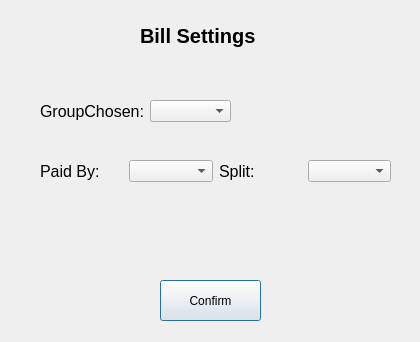
<?xml version="1.0" encoding="UTF-8"?>
<ui version="4.0">
 <class>BillOptionsDialog</class>
 <widget class="QDialog" name="BillOptionsDialog">
  <property name="geometry">
   <rect>
    <x>0</x>
    <y>0</y>
    <width>420</width>
    <height>342</height>
   </rect>
  </property>
  <property name="windowTitle">
   <string>Dialog</string>
  </property>
  <widget class="QLabel" name="lableBillTitle">
   <property name="geometry">
    <rect>
     <x>140</x>
     <y>10</y>
     <width>131</width>
     <height>51</height>
    </rect>
   </property>
   <property name="font">
    <font>
     <pointsize>15</pointsize>
     <weight>75</weight>
     <bold>true</bold>
    </font>
   </property>
   <property name="text">
    <string>Bill Settings</string>
   </property>
  </widget>
  <widget class="QPushButton" name="confirmBillButton">
   <property name="geometry">
    <rect>
     <x>160</x>
     <y>280</y>
     <width>101</width>
     <height>41</height>
    </rect>
   </property>
   <property name="text">
    <string>Confirm</string>
   </property>
  </widget>
  <widget class="QWidget" name="">
   <property name="geometry">
    <rect>
     <x>40</x>
     <y>160</y>
     <width>351</width>
     <height>22</height>
    </rect>
   </property>
   <layout class="QHBoxLayout" name="horizontalLayout">
    <item>
     <widget class="QLabel" name="label_PaidBy">
      <property name="font">
       <font>
        <pointsize>12</pointsize>
       </font>
      </property>
      <property name="text">
       <string>Paid By:</string>
      </property>
     </widget>
    </item>
    <item>
     <widget class="QComboBox" name="comboBoxPaidBy"/>
    </item>
    <item>
     <widget class="QLabel" name="label_Split">
      <property name="font">
       <font>
        <pointsize>12</pointsize>
       </font>
      </property>
      <property name="text">
       <string>Split:</string>
      </property>
     </widget>
    </item>
    <item>
     <widget class="QComboBox" name="comboBoxSplitOptions"/>
    </item>
   </layout>
  </widget>
  <widget class="QWidget" name="">
   <property name="geometry">
    <rect>
     <x>40</x>
     <y>100</y>
     <width>191</width>
     <height>22</height>
    </rect>
   </property>
   <layout class="QHBoxLayout" name="horizontalLayout_2">
    <item>
     <widget class="QLabel" name="label">
      <property name="font">
       <font>
        <pointsize>12</pointsize>
       </font>
      </property>
      <property name="text">
       <string>GroupChosen:</string>
      </property>
     </widget>
    </item>
    <item>
     <widget class="QComboBox" name="comboBoxGroupList"/>
    </item>
   </layout>
  </widget>
 </widget>
 <resources/>
 <connections/>
</ui>
